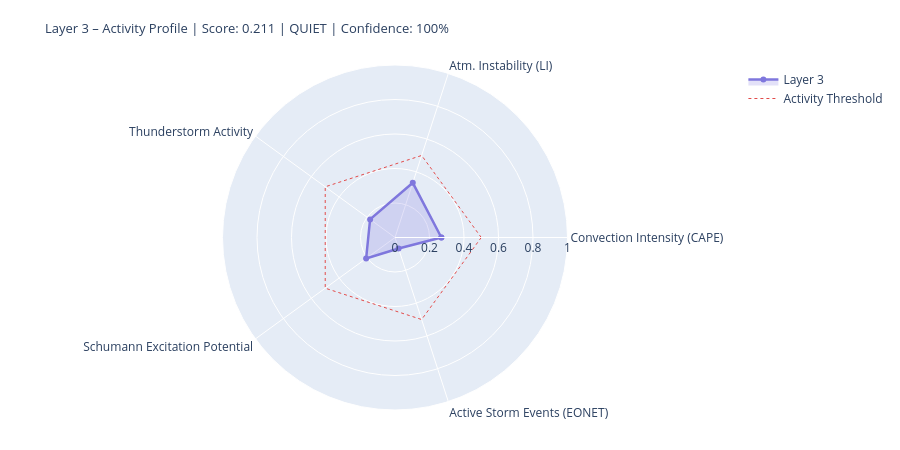

This figure's notebook cell:
### Markdown cell above
---
## 4. State Assessment & Handoff to Layer 4/5

### Code cell
# ============================================================
# LAYER-3-SCORE
# Five dynamic components
# ============================================================

def norm(v, lo, hi):
    if v is None or (isinstance(v, float) and math.isnan(v)): return None
    return round(max(0.0, min(1.0, (v - lo) / (hi - lo))), 4)

# --- 1) Convection intensity (global CAPE mean) ---
cape_mean = df_atm['cape'].dropna().mean() if not df_atm.empty else None
conv_score = norm(cape_mean, 0, 3000)
conv_src   = 'primary' if cape_mean is not None else 'missing'

# --- 2) Atmospheric instability (LI mean) ---
li_mean   = df_atm['li'].dropna().mean() if not df_atm.empty else None
# Negative LI = unstable → higher score
instab_score = norm(-li_mean if li_mean is not None else None, -6, 6)
instab_src   = 'primary' if li_mean is not None else 'missing'

# --- 3) Thunderstorm activity (mean thunder score + WMO count) ---
thunder_mean = df_atm['thunder_score'].mean() if not df_atm.empty else None
n_thunder    = int(df_atm['thunderstorm'].sum()) if not df_atm.empty else 0
thunder_score_val = norm(
    (thunder_mean or 0) * 0.7 + n_thunder * 0.1, 0, 1.0
) if thunder_mean is not None else None
thunder_src = 'primary'

# --- 4) Schumann excitation potential (weighted Schumann contribution) ---
schumann_pot = df_atm['schumann_contribution'].mean() if not df_atm.empty else None
# Boosted by Layer-2 thunderstorm trigger
if schumann_pot is not None and l2_thunder:
    schumann_pot = min(1.0, schumann_pot * 1.2)
schumann_score = norm(schumann_pot, 0, 1.0) if schumann_pot is not None else None
schumann_src   = 'derived'

# --- 5) Storm activity (NASA EONET) ---
# Distinction: None = data not loaded, 0.0 = loaded but no events
storm_score = None
storm_src   = 'missing'
if raw.get('storms') is not None:          # API reached successfully
    storm_score = norm(len(storm_events), 0, 30) if storm_events else 0.0
    storm_src   = 'primary'

# X-Ray and Kp: context only, not in dynamic score
# (X-Ray = Layer-0/4 driver; Kp = geomagnetic index, not a lightning proxy)
xray_context = None
if raw.get('xray'):
    df_xc = pd.DataFrame(raw['xray'])
    fc = next((c for c in df_xc.columns
               if any(k in c.lower() for k in ['flux','long']) and 'time' not in c.lower()),
              df_xc.columns[1])
    df_xc[fc] = pd.to_numeric(df_xc[fc], errors='coerce')
    xray_last = df_xc[fc].dropna().iloc[-1] if not df_xc[fc].dropna().empty else None
    if xray_last:
        xray_class = ('X' if xray_last>=1e-4 else 'M' if xray_last>=1e-5
                      else 'C' if xray_last>=1e-6 else 'B')
        xray_context = {'flux': float(xray_last), 'class': xray_class}
        print(f'X-Ray context: {xray_class}-class ({xray_last:.2e} W/m²)')

# --- Aggregate ---
COMPONENTS = {
    'Convection Intensity (CAPE)':  {'score': conv_score,       'source': conv_src,    'dynamic': True},
    'Atm. Instability (LI)':         {'score': instab_score,     'source': instab_src,  'dynamic': True},
    'Thunderstorm Activity':              {'score': thunder_score_val, 'source': thunder_src, 'dynamic': True},
    'Schumann Excitation Potential':   {'score': schumann_score,   'source': schumann_src,'dynamic': True},
    'Active Storm Events (EONET)': {'score': storm_score,      'source': storm_src,   'dynamic': True},
}

available   = {k: v['score'] for k, v in COMPONENTS.items() if v['score'] is not None}
unavailable = [k for k, v in COMPONENTS.items() if v['score'] is None]
layer3_score = round(sum(available.values()) / len(available), 4) if available else None
confidence   = round(len(available) / len(COMPONENTS), 2)
level = ('unknown' if layer3_score is None
         else 'quiet'   if layer3_score < 0.3
         else 'moderate' if layer3_score < 0.6
         else 'active')
dominant_l3 = max(available, key=available.get) if available else 'none'

# --- Ausgabe ---
W = 68
print('=' * W)
print('LAYER 3 – ATMOSPHERE / WEATHER / THUNDERSTORMS – STATE ASSESSMENT')
print('=' * W)
for name, comp in COMPONENTS.items():
    s = comp['score']
    if s is not None:
        bar = '█' * int(s * 20) + '░' * (20 - int(s * 20))
        print(f'  {name:<36} {bar}  {s:.3f}  [{comp["source"]}]')
    else:
        print(f'  {name:<36} {"─" * 20}  n/a   [missing]')
print('-' * W)
print(f'  Score:        {layer3_score:.3f}  ({len(available)}/{len(COMPONENTS)} components)')
print(f'  Confidence:   {confidence:.0%}')
print(f'  Level:        {level.upper()}')
print(f'  Dominant:     {dominant_l3}')
print(f'  CAPE mean:    {cape_mean:.0f} J/kg' if cape_mean else '  CAPE mean:    n/a')
print(f'  LI mean:      {li_mean:.1f} K' if li_mean is not None else '  LI mean:      n/a')
print(f'  Thunderstorms:{n_thunder} points (WMO)  +  {len(storm_events)} NASA EONET')
print('=' * W)

# Radar
cats   = list(available.keys())
vals_r = list(available.values())
if len(cats) >= 3:
    fig = go.Figure()
    fig.add_trace(go.Scatterpolar(
        r=vals_r + [vals_r[0]], theta=cats + [cats[0]],
        fill='toself', fillcolor='rgba(127,119,221,0.22)',
        line=dict(color='#7F77DD', width=2.5), name='Layer 3'
    ))
    fig.add_trace(go.Scatterpolar(
        r=[0.5] * (len(cats)+1), theta=cats + [cats[0]],
        line=dict(color='#E24B4A', dash='dot', width=1),
        mode='lines', name='Activity Threshold'
    ))
    fig.update_layout(
        title=dict(
            text=f'Layer 3 – Activity Profile | Score: {layer3_score:.3f} | {level.upper()} | Confidence: {confidence:.0%}',
            font=dict(size=13)
        ),
        polar=dict(radialaxis=dict(visible=True, range=[0, 1])),
        height=450, showlegend=True,
        margin=dict(l=60, r=60, t=65, b=40)
    )
    fig.show()

### Figure 1 — Plotly figure (JSON) as saved in the notebook; plotly's stock layout.template omitted (floating-point values rounded to 4 significant figures)
{"data": [{"fill": "toself", "fillcolor": "rgba(127,119,221,0.22)", "line": {"color": "#7F77DD", "width": 2.5}, "name": "Layer 3", "r": [0.2687, 0.3333, 0.1784, 0.2068, 0.0667, 0.2687], "theta": ["Convection Intensity (CAPE)", "Atm. Instability (LI)", "Thunderstorm Activity", "Schumann Excitation Potential", "Active Storm Events (EONET)", "Convection Intensity (CAPE)"], "type": "scatterpolar"}, {"line": {"color": "#E24B4A", "dash": "dot", "width": 1}, "mode": "lines", "name": "Activity Threshold", "r": [0.5, 0.5, 0.5, 0.5, 0.5, 0.5], "theta": ["Convection Intensity (CAPE)", "Atm. Instability (LI)", "Thunderstorm Activity", "Schumann Excitation Potential", "Active Storm Events (EONET)", "Convection Intensity (CAPE)"], "type": "scatterpolar"}], "layout": {"height": 450, "margin": {"b": 40, "l": 60, "r": 60, "t": 65}, "polar": {"radialaxis": {"range": [0, 1], "visible": true}}, "showlegend": true, "title": {"font": {"size": 13}, "text": "Layer 3 – Activity Profile | Score: 0.211 | QUIET | Confidence: 100%"}}}
